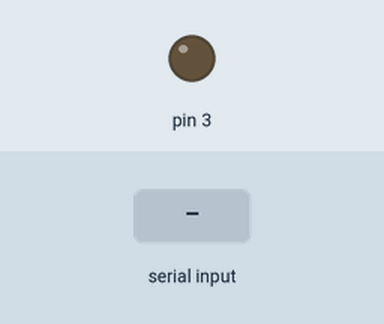
This sketch was run on a simulated Arduino Uno, built with avr-gcc and run on an emulated ATmega328P. Shown: output pins drawn as LEDs (lit = HIGH). Inputs (shaded band) come from the test bench.

Above: at 1.2 s.
1.3 s: byte 30 received over Serial
At 2.3 s:
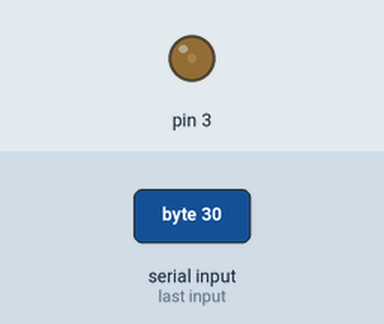
2.8 s: byte 90 received over Serial
At 3.5 s:
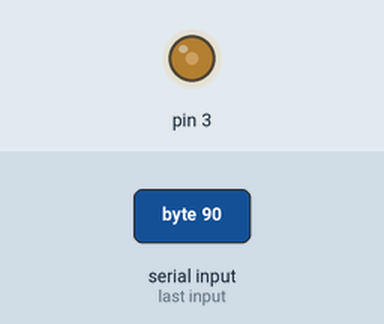
Timing chart, 0 to 5.8 s (numbered marks = the images above; inputs shaded):
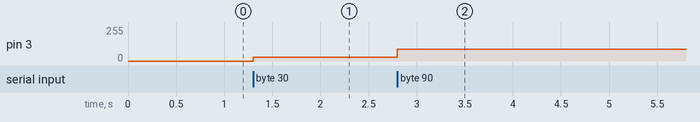

Measured:
- after the input at 1.3 s, pin 3: 0/255 → 30/255 at once
- after the input at 2.8 s, pin 3: 30/255 → 90/255 at once

The sketch:

week-9-class.ino
```cpp
//////////////////////////////////////
// SERIAL COMMUNICATION
// void setup() {
//   Serial.begin(9600);
//   // analogWrite(2, 255);
// }

// void loop() {
//   // int timeNow = millis()/1000;
//   // Serial.println(timeNow);
//   // delay(1000);

//   if (Serial.available() > 0) {
//     int fromSerial = Serial.parseInt();
//     Serial.println(fromSerial);
//     analogWrite(2, fromSerial);  // PWM pin, dim LED to this value (up to 255)
//     delay(500);
//   }
// }
//////////////////////////////////////

// P5 to Arduino (binary)
void setup() {
  Serial.begin(9600);
}
void loop() {
  if(Serial.available()){
  byte byteFromSerial = Serial.read();
  analogWrite(3,byteFromSerial);
  }
}

// P5 to Arduino (ascii)
// void setup() {
//   Serial.begin(9600);
// }
// void loop() {
//   if (Serial.available()) {
//     int intFromSerial = Serial.parseInt();
//     analogWrite(3, intFromSerial);
//   }
// }

// Arduino to P5 (binary)
// void setup() {
//   Serial.begin(9600);
// }
// void loop() {
//   int analogValue = analogRead(A0);
//   byte byteToSend = map (analogValue, 0, 1023, 0, 255);
//   Serial.write(byteToSend);
//   delay(50);
// }

// Arduino to P5 (ascii)
// void setup() {
//   Serial.begin(9600);
// }
// void loop() {
//   int analogValue = analogRead(A0);
//   Serial.println(analogValue);
//   delay(50);
// }
```
